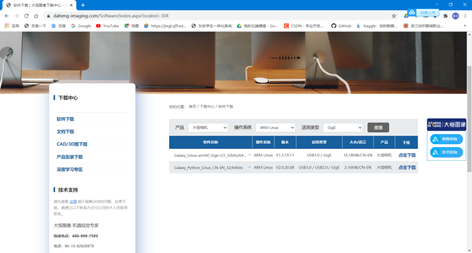
#> input picture image.png, 472 x 253 px
$ python -i sp.py   (imports and definitions only)
#> lines starting #> are read from the running program, lines starting #| are printed output that depends on the picture
#> further down, picture is the input picture: shape (253, 472, 3); mean B, G, R 204, 200.8, 197.6
#**************************************************************************#
#       __________          _______       _________       _________        #
#      /_______  /\        /__  __/\     /  ______/\     /  ______/\       #
#      \______/ / /        \_/ /\_\/    /  /\_____\/    /  /\_____\/       #
#           / / /     __    / / /      /  /_/___       /  /_/___           #
#         / / /      / /\  / / /      /  ______/\     /  ______/\          #
#       / /_/____    \ \/_/ / /      /  /\_____\/    /  /\_____\/          #
#     /_________/\    \____/ /      /__/ /          /__/ /                 #
#     \_________\/     \___\/       \__\/           \__\/                  #
#                                                                          #
#                       2021  浙江纺织服装职业技术学院 RoboFuture          #
#**************************************************************************#


#-------------------------------------#
#       调用摄像头
#-------------------------------------#

import gxipy as gx
from PIL import Image
import numpy
import cv2
import datetime
import os

# [1 line that did not run here, left out]
# [1 line that did not run here, left out]
# [2 lines not run here, left out]
# [1 line that did not run here, left out]
# [1 line that did not run here, left out]
#.....#


# set continuous acquisition
# [7 lines not run here, left out]


# get param of improving image quality
# [5 lines that did not run here, left out]
# [5 lines that did not run here, left out]
# [4 lines that did not run here, left out]
#.....#


# [1 line not run here, left out]
# [1 line that did not run here, left out]

def getNameDate(nameIn="output.avi"):
	if not nameIn.endswith(".avi"):
		raise 	ValueError("filename must end on .avi")
	filename =  nameIn.replace(".avi","_{0}.avi").format(datetime.datetime.now().strftime("%Y-%m-%d"))
	if os.path.isfile(filename):
		fn2 = filename[0:-4]+'_{0}.avi'
		count = 1
		while os.path.isfile(fn2.format(count)):
			count += 1
		return fn2.format(count)
	else:
		return filename

def whiteBalance(img):
	r,g,b = cv2.split(img)
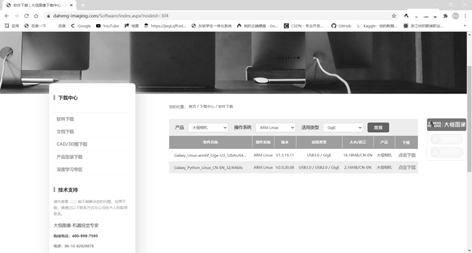
#> r: shape (253, 472); min 0, max 255, mean 204
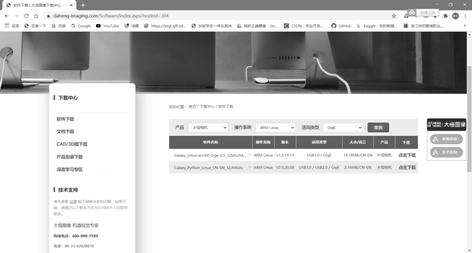
#> g: shape (253, 472); min 0, max 255, mean 200.8
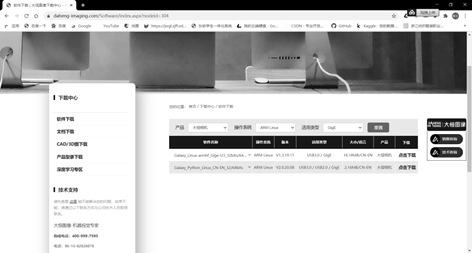
#> b: shape (253, 472); min 0, max 255, mean 197.6
	r_avg = cv2.mean(r)[0]
#> r_avg = 204
	g_avg = cv2.mean(g)[0]
#> g_avg = 200.8
	b_avg = cv2.mean(b)[0]
#> b_avg = 197.6
	k = (r_avg + g_avg + b_avg)/3
#> k = 200.8
	kr = k / r_avg
#> kr = 0.984
	kg = k / g_avg
#> kg = 1
	kb = k / b_avg
#> kb = 1.02
	r = cv2.addWeighted(src1 = r,alpha = kr,src2 = 0,beta = 0, gamma = 0)
	g = cv2.addWeighted(src1 = g,alpha = kg,src2 = 0,beta = 0, gamma = 0)
	b = cv2.addWeighted(src1 = b,alpha = kb,src2 = 0,beta = 0, gamma = 0)
	balance_img = cv2.merge([b,g,r])

	return balance_img

# [1 line that did not run here, left out]
fourcc = cv2.VideoWriter_fourcc(*'XVID')

#filename = 'output_{0}.avi'.format(datetime.datetime.now().strftime("%Y-%m-%d"))

#out = cv2.VideoWriter(getNameDate("a.avi"),fourcc,fps,size)

# [25 lines not run here, left out]

>>> import cv2
>>> picture = cv2.imread('image.png')
>>> result = whiteBalance(picture)
